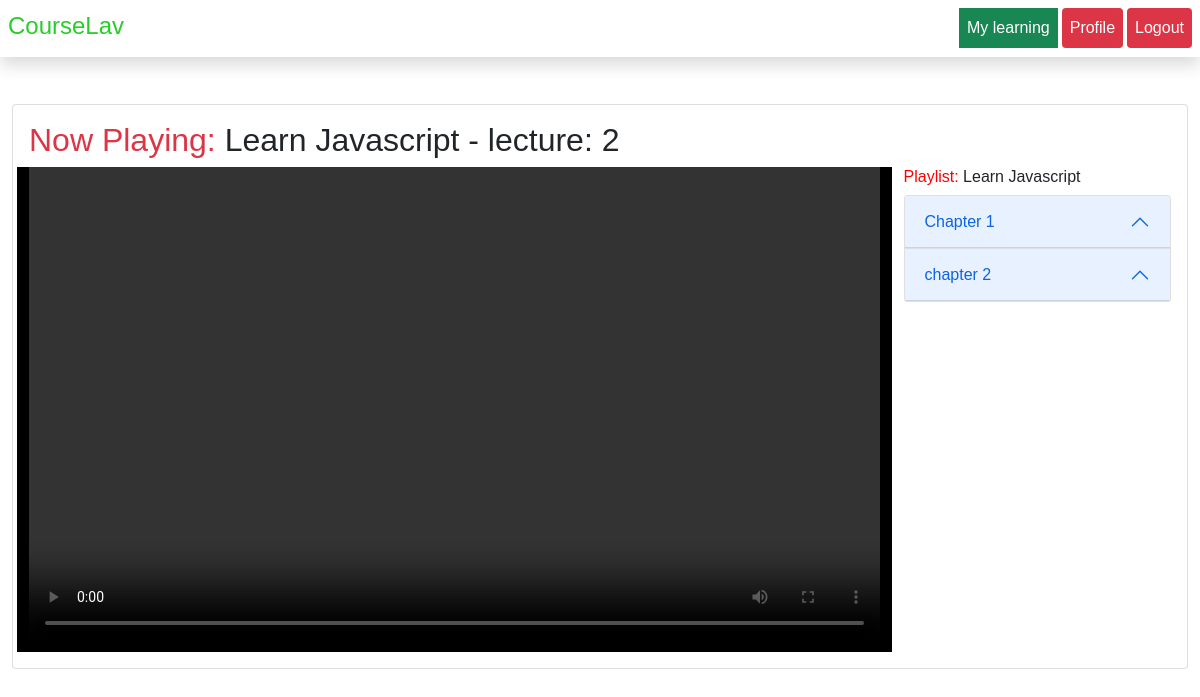
The app's page /courseview/learn_javascript?lecture=2 (signed in), older data.
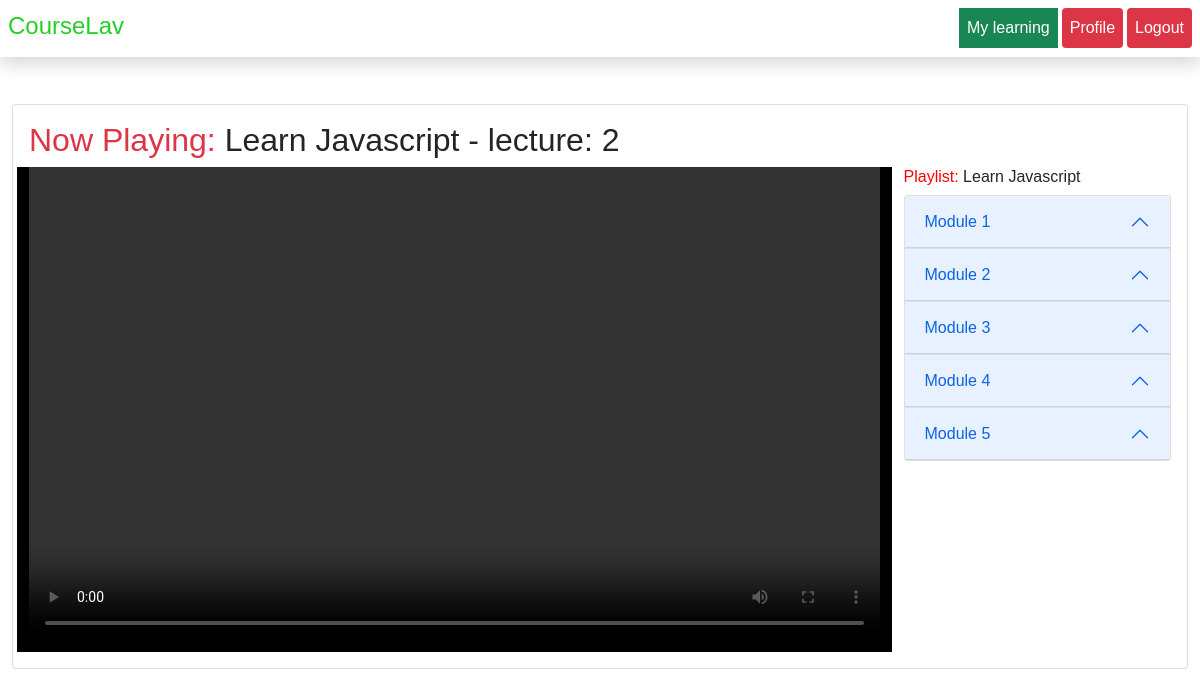
The same page, newer data.
### Usellshop/models.py (models this page shows, shortened)
class Course(models.Model):
    title=models.CharField(max_length=120,blank=False,null=False)
    slug=models.SlugField(unique=True)
    desc=models.CharField(max_length=200)
    price = models.IntegerField(blank=False,null=False)
    discount = models.IntegerField(blank=False,null=False , default = 0)
    thumbnail = models.ImageField(upload_to = "thumb",blank=False,null=False)
    date=models.DateTimeField(auto_now_add=True)
    length=models.PositiveIntegerField(blank=False,null=False)
    Active=models.BooleanField(default=False)
    def __str__(self):
        return self.title

class Module(models.Model):
    title=models.CharField(max_length=120,blank=False,null=False,unique=True)
    course=models.ForeignKey(Course,on_delete=models.CASCADE)

### Usellshop/views.py (the view)
# urls.py: path('courseview/<str:slug>',views.CourseView,name="courseview"),
def CourseView(request , slug):
    serial_number  = request.GET.get('lecture')
    lecture=serial_number
    course = Course.objects.get(slug  = slug)
    videos = course.video_set.all().order_by("serial")
    allmodule=videos.values('module__title').distinct().order_by('module__title')
    modules={}
    for module in allmodule:
        spmodule=module['module__title']
        undermodule=videos.filter(module__title=spmodule)
        modules[spmodule]=undermodule
    serve_video=None
    access=None
    if serial_number is None:
        serial_number = 1
    video = Video.objects.get(serial=serial_number , course = course)
    try:
        exists=UserCourse.objects.get(user=request.user,course=course)
        if exists:
            serve_video=Video.objects.get(serial=serial_number , course = course)
            access=True
    except:
        if not video.is_preview:
            if not request.user.is_authenticated:
                if serial_number==1:
                    redirects= f'/login?next=/courseview/{slug}'
                else:
                    redirects= f'/login?next=/courseview/{slug}?lecture={serial_number}'
                return HttpResponseRedirect(redirects)
        else:
            serve_video=Video.objects.get(serial=serial_number , course = course,is_preview=True)
    context = {
        "course" : course ,
        "modules" : modules,
        'video':serve_video,
        'access':access,
        'slug':slug,
        'lecture':lecture
    }
    return  render(request , template_name="course/courseview.html" , context=context )

### templates/course/courseview.html (shortened to what this page needs)
{% extends 'course/base.html' %}
{% load static %}
{% block assets %}
<link rel="stylesheet" href="{% static 'courses/css/scrollbar.css'%}">
{% endblock %}
{% block content %}
<div class="container-fluid">
    <div>
        <br>
        <div class="card p-3">
        <h2> <span class="text-danger">Now Playing: </span> {{course}} {% if lecture %}- lecture: {{lecture}} {% endif %}</h2>
            <div class="row">
                <div class="col-md" style="background-color: black;color:whitesmoke">
                    <div class="mx-auto">
                        {% if video.video.url %}
                        <video id="player" class="mx-auto" width="100%" height="315" controls autoplay>
                            <source src="{{video.video.url}}" type="video/mp4" > </source>
                          </video>
                        {% endif %}
                    </div>
                </div>
                <div class="col-md-3">
                 <h6> <span style="color:red;">Playlist:</span>  {{course}}</h6>
                    <div class="accordion" id="accordionExample">
                        {% for module,videos in modules.items  %}
                        <div class="accordion-item">
                          <h2 class="accordion-header" id="headingOne">
                            <button class="accordion-button" type="button" data-bs-toggle="collapse" data-bs-target="#collapse{{forloop.counter}}" aria-expanded="true" aria-controls="collapse{{forloop.counter}}">
                            {{module}}
                            </button>
                          </h2>
                        </div>
                        {% endfor %}
                      </div>
                </div>
            </div>
        </div>
       <br>
        <br>
        <br>
    </div>
</div>
{% endblock %}

### templates/course/base.html (shortened to what this page needs)
{% load static %}
<!DOCTYPE html>
<html lang="en">
<head>
    {% block assets %}
    {% endblock %}
    <link href="https://cdn.jsdelivr.net/npm/bootstrap@5.0.2/dist/css/bootstrap.min.css" rel="stylesheet">
    <link rel="stylesheet" href="https://cdnjs.cloudflare.com/ajax/libs/font-awesome/4.7.0/css/font-awesome.min.css" />
   <link rel="stylesheet" href="{% static 'courses/css/nav.css' %}">
</head>
<body >
  <nav class="position-relative" style="z-index: 999;height: 80px">
  <div class="p-2 shadow d-flex justify-content-between position-fixed top-0 end-0 start-0" style="background-color:white;">
      <div class="logo">
        <h4 class="pt-1"> <a href="/" class="text-decoration-none" style="color:rgb(39, 206, 39)">CourseLav</a> </h4>
      </div>
      <div class="menu nav">
        <ul class="nav">
        <li class="nav-item">
          <a class="nav-link active bg-success text-white  ml-1 p-2" aria-current="page" href="{% url 'mycourse' %}">My learning</a>
        </li>
        {% if not user.is_authenticated %}
        <li class="nav-item ">
          <a class="nav-link bg-danger text-white rounded mx-1 p-2" href="{% url 'login' %}">Login</a>
        </li>
        <li class="nav-item ">
          <a class="nav-link bg-danger text-white rounded mx-1 p-2" href="{% url 'signup' %}">Signup</a>
        </li>
        {% else %}
        <li class="nav-item">
          <a class="nav-link bg-danger text-white rounded mx-1 p-2" href="{% url 'profile' %}">Profile</a>
        </li>
        <li class="nav-item">
          <a class="nav-link bg-danger text-white rounded ml-1 p-2" href="{% url 'logout' %}">Logout</a>
        </li>
        {% endif %}
      </ul>
      </div>
    </div>
  </nav>
  {% block content %}
  {% endblock %}
</body>
</html>

### static/courses/css/nav.css (style rules this page uses)
body { font-family: 'Trebuchet MS', 'Lucida Sans Unicode', 'Lucida Grande', 'Lucida Sans', Arial, sans-serif; }

### templates/course/courseview.html (style rules this page uses)
a { color: rgb(61, 59, 59); }

Row changes from the older to the newer data that the page shows:
removed Module: title "Chapter 1"
removed Module: title "chapter 2"
added Module: title "Module 1"
added Module: title "Module 2"
added Module: title "Module 3"
added Module: title "Module 4"
added Module: title "Module 5"
